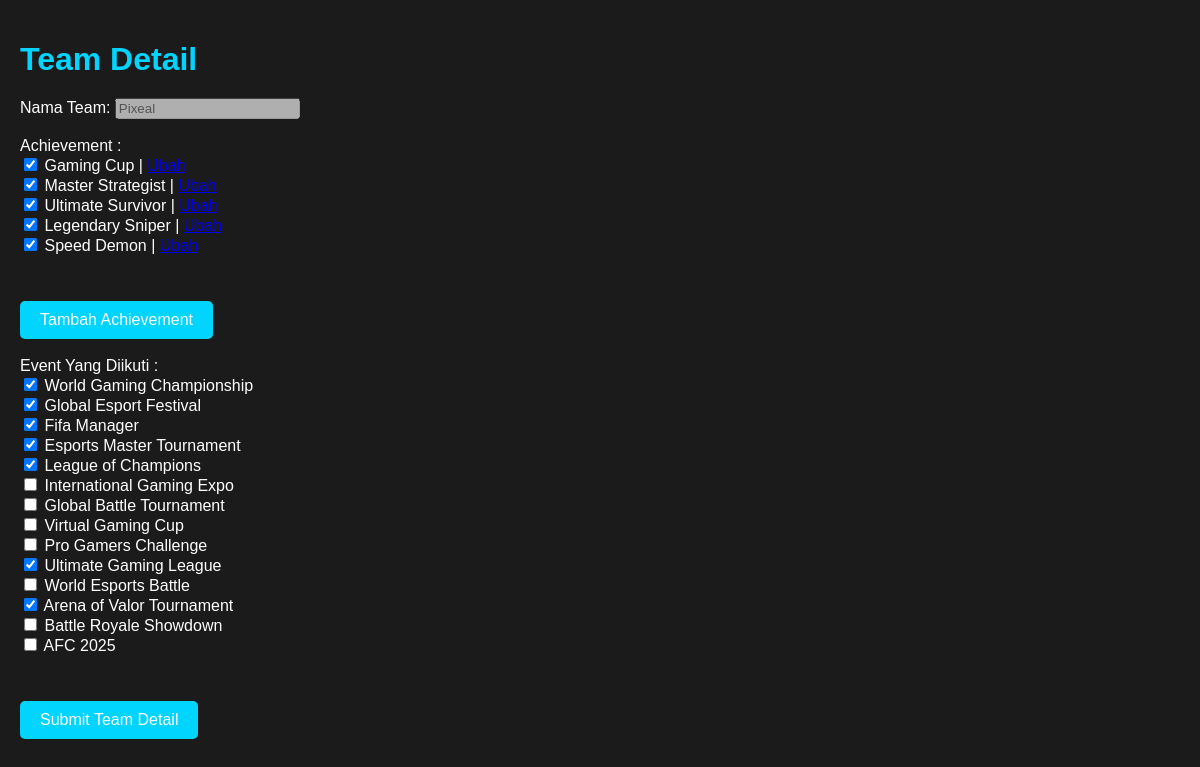
The app's page /backendAdmin/team/editteamdetail.php?idteam=10 (signed in) with its own data.
### tables this page shows
CREATE TABLE `team` (
  `idteam` int NOT NULL AUTO_INCREMENT,
  `idgame` int NOT NULL,
  `name` varchar(45) DEFAULT NULL,
  PRIMARY KEY (`idteam`),
  KEY `fk_team_game1_idx` (`idgame`),
  CONSTRAINT `fk_team_game1` FOREIGN KEY (`idgame`) REFERENCES `game` (`idgame`) ON DELETE CASCADE ON UPDATE CASCADE
);

CREATE TABLE `achievement` (
  `idachievement` int NOT NULL AUTO_INCREMENT,
  `idteam` int NOT NULL,
  `name` varchar(45) DEFAULT NULL,
  `date` date DEFAULT NULL,
  `description` varchar(200) DEFAULT NULL,
  PRIMARY KEY (`idachievement`),
  KEY `fk_achievement_team1_idx` (`idteam`),
  CONSTRAINT `fk_achievement_team1` FOREIGN KEY (`idteam`) REFERENCES `team` (`idteam`) ON DELETE CASCADE ON UPDATE CASCADE
);

CREATE TABLE `event` (
  `idevent` int NOT NULL AUTO_INCREMENT,
  `name` varchar(45) DEFAULT NULL,
  `date` date DEFAULT NULL,
  `description` varchar(200) DEFAULT NULL,
  PRIMARY KEY (`idevent`)
);

### backendAdmin/models/parent.php (called while the page is built, shortened)
<?php
    class ParentClass {
        public function __construct(){
            $this->mysqli = new mysqli(SERVER_NAME, USER_NAME, PASSWORD, DB_NAME);
        }
    }
?>

### backendAdmin/models/team.php (called while the page is built, shortened)
<?php
    require_once("parent.php");
    class Team extends ParentClass{
        public function getTeambyId($idteam){
            $stt = $this->mysqli->prepare("select * from team where idteam=?");
            $stt->bind_param("i", $idteam);
            $stt->execute();
            $result = $stt->get_result();
            return $result;
        }
    }
?>

### backendAdmin/models/achievement.php (called while the page is built, shortened)
<?php
    require_once("parent.php");
    class Achv extends ParentClass{
        public function getCurAcv($idteam){
            $stt = $this->mysqli->prepare("select * from achievement where idteam=?");
            $stt->bind_param("i",$idteam);
            $stt-> execute();
            $result = $stt-> get_result();
            return $result;
        }
    }
?>

### backendAdmin/models/event.php (called while the page is built, shortened)
<?php
    require_once("parent.php");
    class Event extends ParentClass{
        public function getTeamEventbyId($idteam){
            $stt = $this->mysqli->prepare("select e.idevent, e.name as event_name, et.idevent from event as e
                                inner join event_teams as et on e.idevent = et.idevent where et.idteam=?");
            $stt->bind_param("i", $idteam);
            $stt->execute();
            $result = $stt->get_result();
            return $result;
        }
        public function getAllEvent(){
            $stt = $this->mysqli->prepare("select * from event");
            $stt-> execute();
            $result = $stt-> get_result();
            return $result;
        }
    }
?>

### backendAdmin/team/editteamdetail.php (the view, shortened to what this page needs)
<?php
if (isset($_GET['idteam'])) {
    $idteam = $_GET['idteam'];
}
else{
    header("location: ..\dbteam.php");
}
require_once("../models/team.php");
require_once("../models/achievement.php");
require_once("../models/event.php");
$team = new Team();
$achievement = new Achv();
$event = new Event();
$result = $team->getTeambyId($idteam);
while ($row = $result->fetch_assoc()) {
    $team_name = $row['name'];
}
$res = $event->getTeamEventbyId($idteam);
$selectEvent = [];
while ($row2 = $res->fetch_assoc()) {
    $selectEvent[] = $row2['idevent'];
}
$allevent = $event->getAllEvent();
$curachv = $achievement->getCurAcv($idteam);
?>
<!DOCTYPE html>
<html lang="en">
<head>
    <link rel="stylesheet" href="../css/insert.css">
</head>
<body>
    <h1>Team Detail</h1>
    <form action="editteamdetail_proses.php" method="POST">
        <label for="name">Nama Team:</label>
        <input type="text" id="name" name="name" value="<?php echo $team_name; ?>" disabled> <br><br>
        <label for="">Achievement :</label> <br>
        <?php
        while($achvrow = $curachv->fetch_assoc()) {
            echo "<input type='checkbox' name='achv[]' value='" . $achvrow['idachievement'] . "' checked> " . $achvrow['name'];
            echo " | <a href='../achievement/editacv.php?idacv=" . $achvrow['idachievement'] . "&source=editdetailteam'>Ubah</a><br>";
        }
        ?> <br><br>
        <input type="button" id="btnTambahAchv" class="btn-add" value="Tambah Achievement"> <br> <br>
        <label for="">Event Yang Diikuti :</label> <br>
        <?php
        while ($eventrow = $allevent->fetch_assoc()) {
            $checked = in_array($eventrow['idevent'], $selectEvent) ? "checked" : "";
            echo "<input type='checkbox' name='event[]' value='" . $eventrow['idevent'] . "' $checked> " . $eventrow['name'] . "<br>";
        }
        ?> <br><br>
        <input type="submit" value="Submit Team Detail" class="btn-add">
    </form>
</body>
</html>

### backendAdmin/css/insert.css (style rules this page uses)
body { font-family: Arial, sans-serif; background-color: #1b1b1b; color: #fff; margin: 0; padding: 20px; }
h1 { color: #00d4ff; font-size: 2em; margin-bottom: 20px; }
.btn-add { background-color: #00d4ff; color: #fff; padding: 10px 20px; border: none; cursor: pointer; text-decoration: none; font-size: 16px; border-radius: 5px; display: inline-block; margin-top: 10px; }

### records on screen
team: name "Pixeal"
achievement: name "Gaming Cup"
achievement: name "Master Strategist"
achievement: name "Ultimate Survivor"
achievement: name "Legendary Sniper"
achievement: name "Speed Demon"
event: name "World Gaming Championship"
event: name "Global Esport Festival"
event: name "Fifa Manager"
event: name "Esports Master Tournament"
event: name "League of Champions"
event: name "International Gaming Expo"
event: name "Global Battle Tournament"
event: name "Virtual Gaming Cup"
event: name "Pro Gamers Challenge"
event: name "Ultimate Gaming League"
event: name "World Esports Battle"
event: name "Arena of Valor Tournament"
event: name "Battle Royale Showdown"
event: name "AFC 2025"
